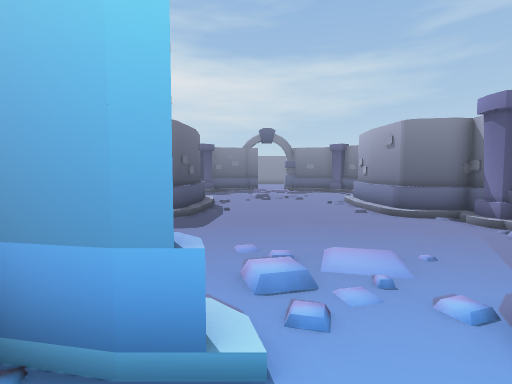
[1] (above)

13 first-person views from a walk through a 3-D level made in the Unity game engine. The camera is 1.4 m above the floor, tilts 4° down and sees 80° across. The floor is counted in squares, 1 m on a side. Each view is taken from the middle of a square. On the plan, view 1 faces up. The plan holds only what a view shows up to about 14 squares ahead; the rest is blank. The place goes on beyond the plan. The player is left out. Some animated figures are not drawn.

[2]
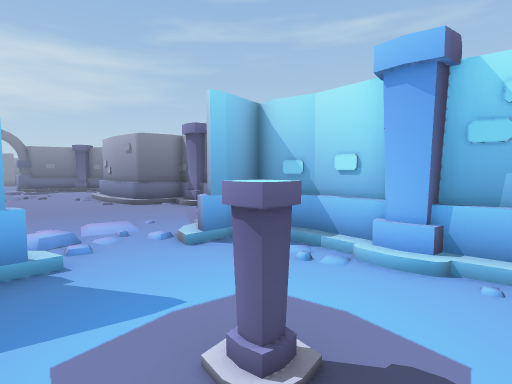

[3]
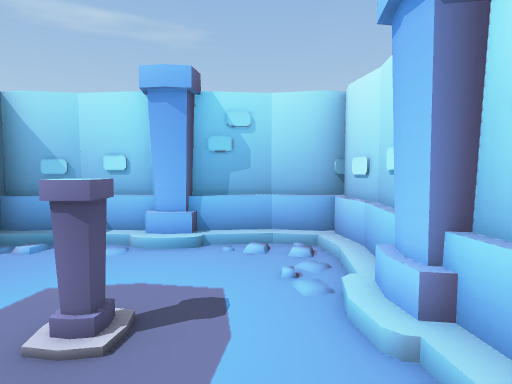

[4]
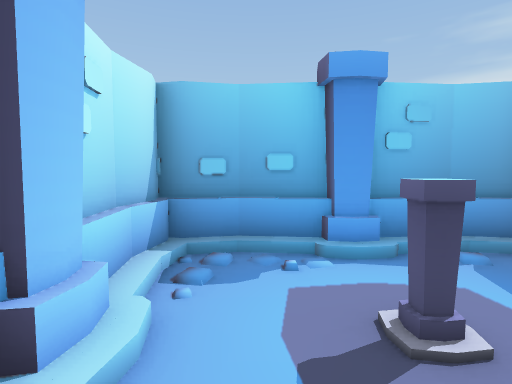

[5]
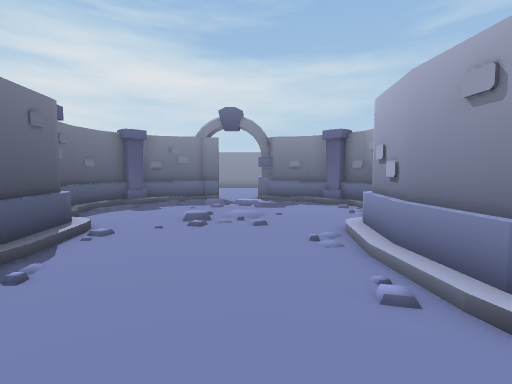

[6]
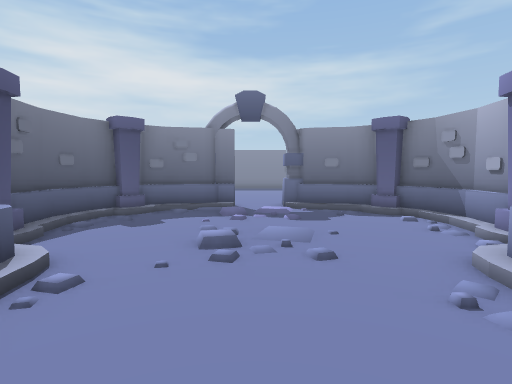

[7]
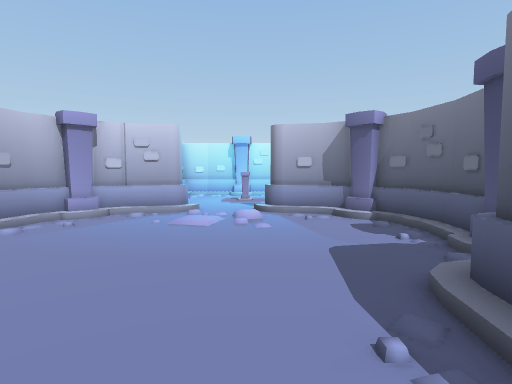

[8]
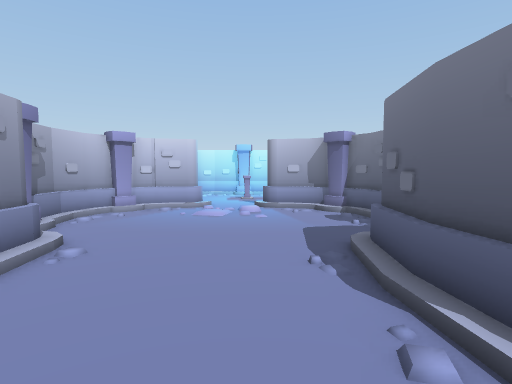

[9]
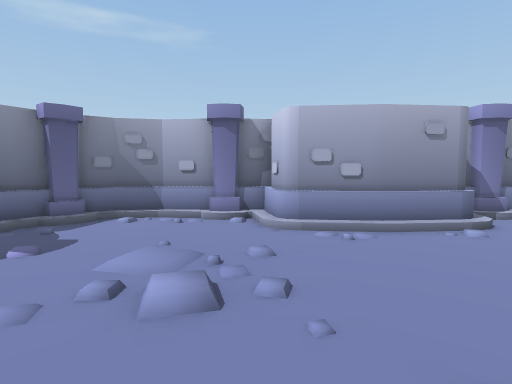

[10]
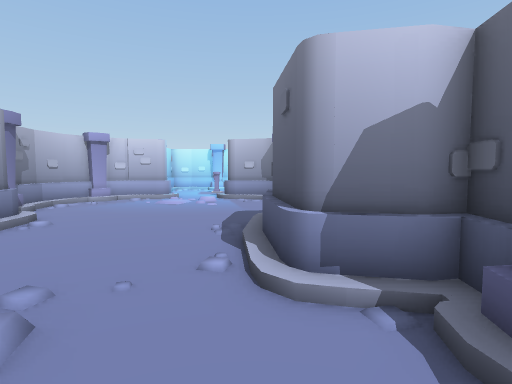

[11]
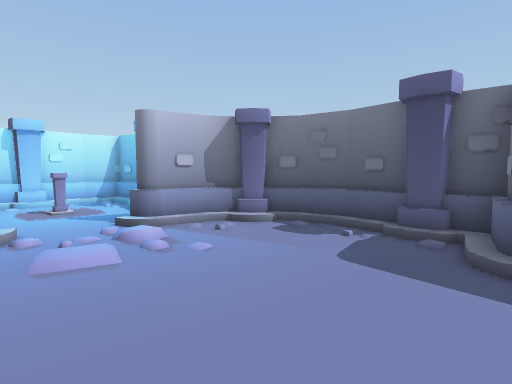

[12]
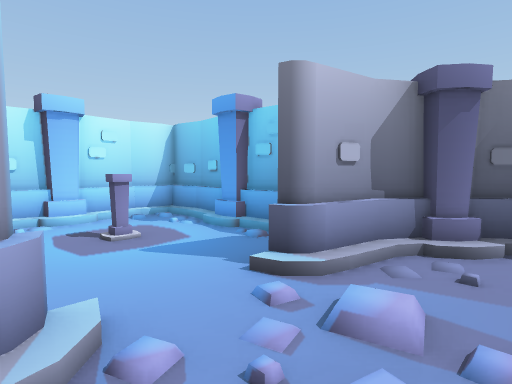

[13]
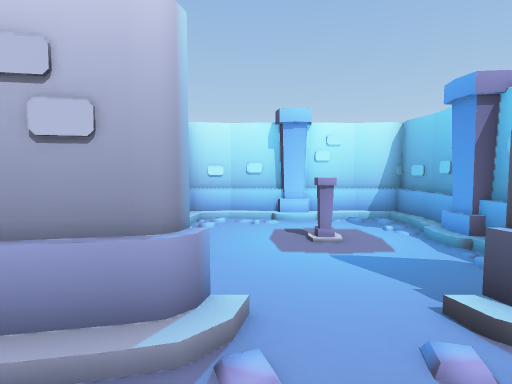

### Floor plan
Key: @ floor where view 1 was taken; # wall or solid block; . main floor; : floor 0.25 m higher than the main floor; / step, stairs or slope; = window, fence, low wall or low ledge; O other object.
Columns run from 4 left of view 1 to 7 right of it. Each row starts with its distance up from view 1.
 21  ###...=##
 20 ##..:....##
 19 #.........##
 18 #..........#
 17 #.../.....=#
 16 #.../.....##
 15 #.........##
 14 ##=......##
 13  ##.....=#
 12  ##.....##
 11  ##.....=#
 10  ##......##
  9 ##.......=##
  8 #.........##
  7 #.........=#
  6 #..........#
  5 #.../.....##
  4 ##../....##
  3  ##/.../##
  2  ###=./##
  1  #......#
  0  #=.@...#
 -1  ##..O..#
 -2  #/.OO..#
 -3  #/.....#
 -4  #//////#
 -5  ########

Positions as (right, up) in squares from view 1, and headings:
1: (0, 0), facing up
2: (-1, -3), facing up-right
3: (-2, -3), facing right
4: (3, -3), facing left
5: (2, 7), facing up
6: (1, 10), facing up
7: (0, 13), facing down
8: (0, 16), facing down
9: (-3, 15), facing right
10: (-2, 18), facing down
11: (3, 10), facing down-left
12: (3, 5), facing down-left
13: (2, 5), facing down
